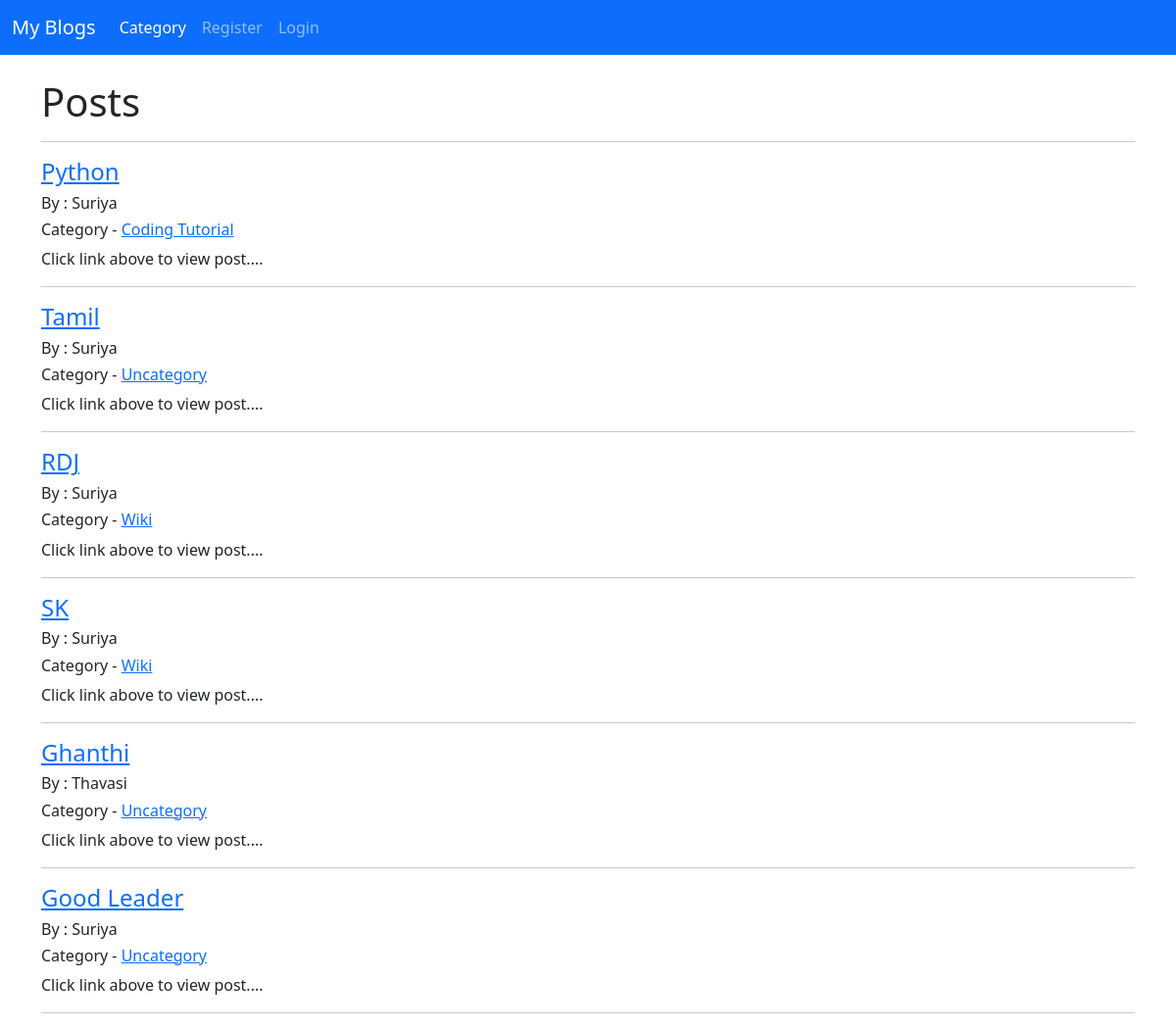
Before: / with the older database file.
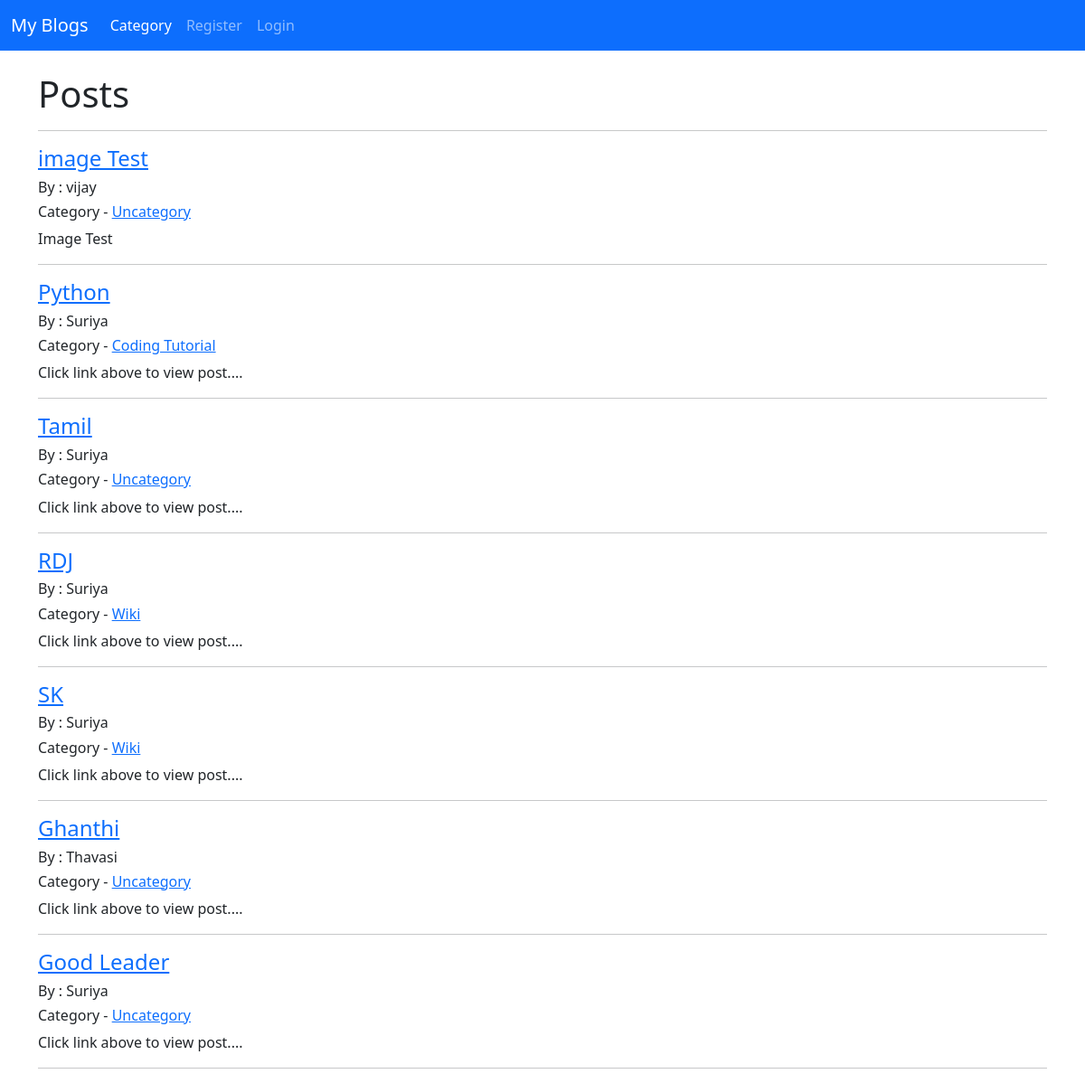
After: the same page with the newer database file.
### user/models.py (models this page shows, shortened)
class Post(models.Model):
    title=models.CharField(max_length=255)
    titleTag=models.CharField(max_length=255)
    header_image=models.ImageField(null=True,blank=True,upload_to="images/")
    author=models.ForeignKey(User,on_delete=models.CASCADE)
    snippet=models.TextField(max_length=255,default='Click link above to view post....')
    category=models.CharField(max_length=255,default='Uncategory')
    body=RichTextField(blank=True,null=True)
    post_date=models.DateField(auto_now_add=True)
    likes=models.ManyToManyField(User,related_name='blog_post')

### user/views.py (the view)
# urls.py: path('',BlogView.as_view(), name="home"),
class BlogView(ListView):
    model = Post
    template_name='home.html'
    ordering=['-post_date']

### user/templates/home.html (shortened to what this page needs)
{% extends 'base.html'%}
{% block content%}
<!DOCTYPE html>
<html>
<head>
</head>
<body>
	<h1>Posts</h1>
	<hr>
{% for post in object_list %}
		<a href="{% url 'article' post.pk%}">
			<h4>{{post.title}}</h4>
		</a>
		<h6>By :
		{{post.author}}
		</h6>
		<h6> Category - <a href="{% url 'category' post.category%}">
			{{post.category}}
		</a></h6>
		{{post.snippet|safe}}
<hr>
{% endfor %}
</body>
</html>
{% endblock %}

Changed rows visible on the page:
added Post: title "image Test", author "vijay", category "Uncategory", snippet "Image Test"
